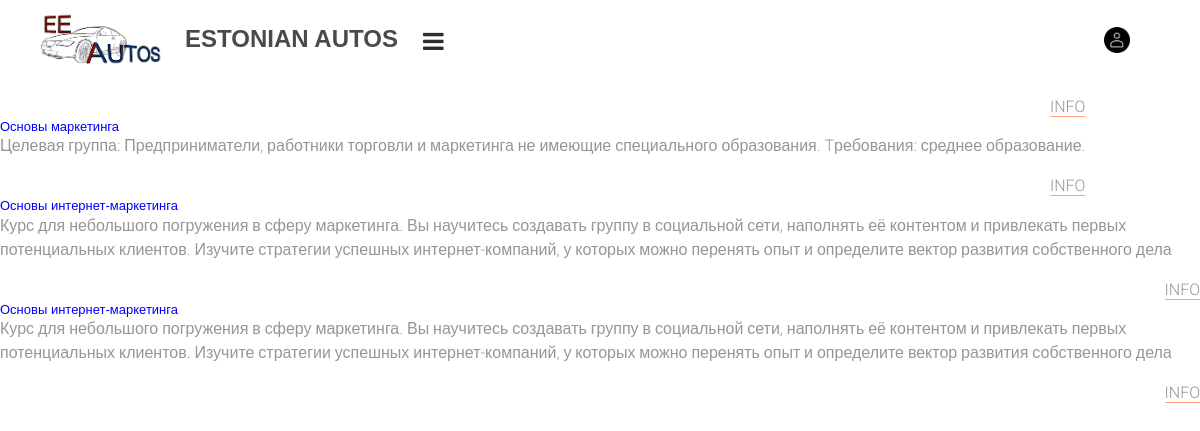
/category?id=1, run on the app's committed database.
### tables this page shows
CREATE TABLE `course` (
  `CourseId` int(8) NOT NULL,
  `CategoryId` int(8) NOT NULL,
  `CourseName` varchar(30) NOT NULL,
  `CourseDesc` text NOT NULL,
  `CourseTime` varchar(20) NOT NULL,
  `CourseDate` varchar(30) NOT NULL,
  `CourseLanguage` varchar(30) NOT NULL,
  `CoursePlace` varchar(30) NOT NULL,
  `CoursePrice` varchar(30) NOT NULL,
  `StatusId` int(11) NOT NULL DEFAULT 1
);

### controller/Controller.php (called while the page is built, shortened)
<?php
class Controller{
	public static function CoursesList($id){;
	$categoryList=Model::getCoursesList($id);
	include_once 'view/coursesList.php';
	}
}

### route/routing.php (called while the page is built)
<?php
$host = explode('?',$_SERVER['REQUEST_URI'])[0];
$num=substr_count($host, '/');
$path = explode('/', $host)[$num];
if($path == '' OR $path == 'index.php')
{
	$response = Controller::StartSite();
}
elseif($path == 'aboutUs'){
	$response = controller::AboutUs();
}
elseif($path == 'courses'){
	$response = controller::Courses();
}
elseif($path == 'newcarsList'){
	$response = controller::NewCarsList();
}
elseif($path == 'oldcarsList'){
	$response = controller::OldCarsList();
}
elseif($path=='category' && isset($_GET['id'])){
	$response = controller::CoursesList($_GET['id']);
}
elseif($path=='course' && isset($_GET['id'])){
	$response = controller::CoursesDetail($_GET['id']);
}
elseif($path == 'contacts'){
	$response = controller::Contacts();
}
elseif($path == 'login'){
	$response = controller::Login();
}
elseif($path == 'reg'){
	$response = controller::reg();
}
elseif($path=='loginResult'){
	$response = Controller::LoginResult();
}
elseif($path =='CorrectLogin'){
	$response = Controller::CorrectLogin();
}elseif($path =='CorrectRegister'){
	$response = Controller::CorrectRegister();
}
elseif($path == 'profile'){
	$response = Controller::Profile();
}
elseif($path=='registerResult'){
$response = Controller::RegisterResult();
}
elseif($path=='logout'){
	$response = Controller::Logout();
}
elseif($path=='politics'){
	$response = Controller::Politics();
}
elseif($path=='MyProfile' && isset($_GET['id'])){
	$response = Controller::MyProfile($_GET['id']);
}
elseif($path=='ProfileEdit' && isset($_GET['id'])){
$response = Controller::ProfileEditForm($_GET['id']);
}
elseif($path=='ProfileEditResult' && isset($_GET['id'])){
	$response = Controller::ProfileEditResult($_GET['id']);
}
elseif($path=='editCategory' && isset($_GET['id'])){
	$response = Controller::EditCategory($_GET['id']);
}
	elseif($path=='editCategoryResult' && isset($_GET['id'])){
	$response = Controller::EditCategoryResult($_GET['id']);
}
elseif($path=='editCourse' && isset($_GET['id'])){
	$response = Controller::EditCourse($_GET['id']);
}
	elseif($path=='editCourseResult' && isset($_GET['id'])){
	$response = Controller::EditCourseResult($_GET['id']);
}
elseif($path=='addCategory'){
	$response = Controller::AddCategory();
}
	elseif($path=='editCategoryResult' && isset($_GET['id'])){
	$response = Controller::EditCategoryResult($_GET['id']);
}
elseif($path=='addCourse' && isset($_GET['id'])){
	$response = Controller::AddCourse($_GET['id']);
}
elseif($path=='addCategoryResult'){
	$response = Controller::AddCategoryResult();
}
elseif($path=='addCourseResult' && isset($_GET['id'])){
	$response = Controller::AddCourseResult($_GET['id']);
}
elseif($path=='deleteCategory' && isset($_GET['id'])){
	$response = Controller::DelCategory($_GET['id']);
}
elseif($path=='deleteCourse' && isset($_GET['id'])){
	$response = Controller::DelCourse($_GET['id']);
}
elseif($path=='userAddCourse' && isset($_GET['id'])){
	$response = Controller::UserAddCourse($_GET['id']);
}
elseif($path=='myCourses' && isset($_GET['id'])){
	$response = Controller::MyCourses($_GET['id']);
}
elseif($path=='courseEnd' && isset($_GET['id'])){
	$response = Controller::CourseEnd($_GET['id']);
}
elseif($path=='adminMenu'){
	$response = Controller::AdminMenu();
}
elseif($path=='addUser'){
	$response = Controller::addUserForm();
}
elseif($path=='deleteProfile' && isset($_GET['id'])){
	$response = Controller::DeleteProfile($_GET['id']);
}
elseif($path=='deleteComment' && isset($_GET['comId']) && isset($_GET['id'])){
	$response = Controller::DeleteComment($_GET['comId'], $_GET['id']);
}
elseif($path=='addComment' && isset($_GET['id'])){
	$response = Controller::AddComment($_GET['id']);
}
else {
	$response = Controller::error404();
}
?>

### index.php (called while the page is built, shortened)
<?php
include_once 'inc/database.php';
include_once 'model/Model.php';
include_once 'controller/Controller.php';
include_once 'route/routing.php';

### inc/Database.php (called while the page is built, shortened)
<?php
class database{
private $conn;
private $host;
private $user;
private $password;
private $baseName;
function __construct() {
	$this->conn=false;
	$this->host='localhost';
	$this->user='root';
	$this->password='';
	$this->baseName='cars';
}
function connect(){
try{
$this->conn = new PDO('mysql:host='.$this->host.';dbname='.$this->
baseName, $this->user, $this->password, array(PDO::
MYSQL_ATTR_INIT_COMMAND => 'SET NAMES utf8'));
} catch (Exception $ex) {
	die("Connected failed: ".$ex->getMessage());
}
	return $this->conn;
}
function getAll($query){
	$stmt= $this->conn->prepare($query);
	$stmt->execute();
	$stmt->setFetchMode(PDO::FETCH_ASSOC);
	$response=$stmt->fetchAll();
	return $response;
}
}

### model/Model.php (called while the page is built, shortened)
<?php
class Model{
	public static function getCoursesList($id){
	$sql = "SELECT course.*, categories.* FROM `course`,`categories` WHERE course.CategoryId = categories.CategoryId AND categories.CategoryId=".$id." ORDER BY `CourseName` DESC";
	$db=new database();
	$rows=$db->getAll($sql);
	return $rows;
	}
}

### view/coursesList.php (the view, shortened to what this page needs)
 <br>
 <p class="bodyHeader">Choose course:</p>
   <?php
foreach($categoryList as $course){
 echo '<div class="courseDiv" style="float:left">';
 echo '<a class="categoryHref" href="course?id='.$course['CourseId'].'">'.$course['CourseName'].'</a>';
 echo '<p style="text-align:left">'.$course['CourseDesc'].'</p>';
 echo '<p style="text-align:right"><a class="categoryHref"  href="course?id='.$course['CourseId'].'">INFO</a></p>';
 echo '</div>';
}
?>
<?php
include_once 'view/layout.php';
?>

### html autolistcat/Untitled1.css (style rules this page uses)
a { color: #0000FF; text-decoration: underline; }

### styles/main_styles.css (style rules this page uses)
* { margin: 0; padding: 0; -webkit-font-smoothing: antialiased; -webkit-text-shadow: rgba(0,0,0,.01) 0 0 1px; text-shadow: rgba(0,0,0,.01) 0 0 1px; }
body { font-family: 'Roboto', sans-serif; font-size: 14px; font-weight: 400; background: #FFFFFF; color: #a5a5a5; }
div { display: block; position: relative; -webkit-box-sizing: border-box; -moz-box-sizing: border-box; box-sizing: border-box; }
p { font-family: 'Roboto', sans-serif; font-size: 16px; line-height: 1.5; font-weight: 300; color: #969696; -webkit-font-smoothing: antialiased; -webkit-text-shadow: rgba(0,0,0,.01) 0 0 1px; text-shadow: rgba(0,0,0,.01) 0 0 1px; }
p a { display: inline; position: relative; color: inherit; border-bottom: solid 1px #ffa07f; -webkit-transition: all 200ms ease; -moz-transition: all 200ms ease; -ms-transition: all 200ms ease; -o-transition: all 200ms ease; transition: all 200ms ease; }
p:last-of-type { margin-bottom: 0; }
a { -webkit-transition: all 200ms ease; -moz-transition: all 200ms ease; -ms-transition: all 200ms ease; -o-transition: all 200ms ease; transition: all 200ms ease; }
a, a:hover, a:visited, a:active, a:link { text-decoration: none; -webkit-font-smoothing: antialiased; -webkit-text-shadow: rgba(0,0,0,.01) 0 0 1px; text-shadow: rgba(0,0,0,.01) 0 0 1px; }

### html autolistcat/index.css (style rules this page uses)
body { background-color: #FFFFFF; color: #000000; font-family: Arial; font-weight: normal; font-size: 13px; line-height: 1.1875; margin: 0; padding: 0; }

### data on the page
course: CourseName "Основы маркетинга", CourseDesc "Целевая группа: Предприниматели, работники торговли и маркетинга не имеющие специального образования. Tребования: среднее образование."
course: CourseName "Основы интернет-маркетинга", CourseDesc "Курс для небольшого погружения в сферу маркетинга. Вы научитесь создавать группу в социальной сети, наполнять её контентом и привлекать первых потенциальных клиентов. Изучите стратегии успешных интернет-компаний, у которых можно перенять опыт и определите вектор развития собственного дела"
course: CourseName "Основы интернет-маркетинга", CourseDesc "Курс для небольшого погружения в сферу маркетинга. Вы научитесь создавать группу в социальной сети, наполнять её контентом и привлекать первых потенциальных клиентов. Изучите стратегии успешных интернет-компаний, у которых можно перенять опыт и определите вектор развития собственного дела"
